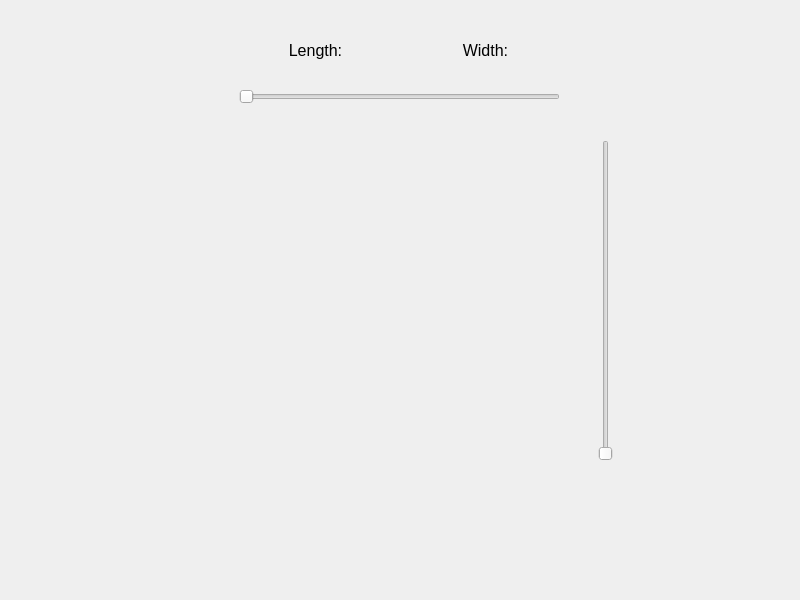
<?xml version="1.0" encoding="UTF-8"?>
<ui version="4.0">
 <class>OSVEditorWindow</class>
 <widget class="QMainWindow" name="OSVEditorWindow">
  <property name="geometry">
   <rect>
    <x>0</x>
    <y>0</y>
    <width>800</width>
    <height>600</height>
   </rect>
  </property>
  <property name="minimumSize">
   <size>
    <width>800</width>
    <height>600</height>
   </size>
  </property>
  <property name="maximumSize">
   <size>
    <width>800</width>
    <height>600</height>
   </size>
  </property>
  <property name="windowTitle">
   <string>MainWindow</string>
  </property>
  <widget class="QWidget" name="centralwidget">
   <property name="sizePolicy">
    <sizepolicy hsizetype="Fixed" vsizetype="Fixed">
     <horstretch>0</horstretch>
     <verstretch>0</verstretch>
    </sizepolicy>
   </property>
   <widget class="EditorButton" name="widget" native="true">
    <property name="geometry">
     <rect>
      <x>530</x>
      <y>185</y>
      <width>35</width>
      <height>70</height>
     </rect>
    </property>
   </widget>
   <widget class="EditorButton" name="widget_2" native="true">
    <property name="geometry">
     <rect>
      <x>530</x>
      <y>265</y>
      <width>35</width>
      <height>70</height>
     </rect>
    </property>
   </widget>
   <widget class="EditorButton" name="widget_3" native="true">
    <property name="geometry">
     <rect>
      <x>530</x>
      <y>345</y>
      <width>35</width>
      <height>70</height>
     </rect>
    </property>
   </widget>
   <widget class="EditorButton" name="widget_4" native="true">
    <property name="geometry">
     <rect>
      <x>445</x>
      <y>430</y>
      <width>70</width>
      <height>35</height>
     </rect>
    </property>
   </widget>
   <widget class="EditorButton" name="widget_5" native="true">
    <property name="geometry">
     <rect>
      <x>365</x>
      <y>430</y>
      <width>70</width>
      <height>35</height>
     </rect>
    </property>
   </widget>
   <widget class="EditorButton" name="widget_6" native="true">
    <property name="geometry">
     <rect>
      <x>285</x>
      <y>430</y>
      <width>70</width>
      <height>35</height>
     </rect>
    </property>
   </widget>
   <widget class="EditorButton" name="widget_7" native="true">
    <property name="geometry">
     <rect>
      <x>235</x>
      <y>345</y>
      <width>35</width>
      <height>70</height>
     </rect>
    </property>
   </widget>
   <widget class="EditorButton" name="widget_8" native="true">
    <property name="geometry">
     <rect>
      <x>235</x>
      <y>265</y>
      <width>35</width>
      <height>70</height>
     </rect>
    </property>
   </widget>
   <widget class="EditorButton" name="widget_9" native="true">
    <property name="geometry">
     <rect>
      <x>235</x>
      <y>185</y>
      <width>35</width>
      <height>70</height>
     </rect>
    </property>
   </widget>
   <widget class="EditorButton" name="widget_10" native="true">
    <property name="geometry">
     <rect>
      <x>285</x>
      <y>135</y>
      <width>70</width>
      <height>35</height>
     </rect>
    </property>
   </widget>
   <widget class="EditorButton" name="widget_11" native="true">
    <property name="geometry">
     <rect>
      <x>365</x>
      <y>135</y>
      <width>70</width>
      <height>35</height>
     </rect>
    </property>
   </widget>
   <widget class="EditorButton" name="widget_12" native="true">
    <property name="geometry">
     <rect>
      <x>445</x>
      <y>135</y>
      <width>70</width>
      <height>35</height>
     </rect>
    </property>
   </widget>
   <widget class="QSlider" name="osvWidthSlider">
    <property name="geometry">
     <rect>
      <x>590</x>
      <y>140</y>
      <width>31</width>
      <height>321</height>
     </rect>
    </property>
    <property name="orientation">
     <enum>Qt::Vertical</enum>
    </property>
   </widget>
   <widget class="QSlider" name="osvLengthSlider">
    <property name="geometry">
     <rect>
      <x>239</x>
      <y>81</y>
      <width>321</width>
      <height>31</height>
     </rect>
    </property>
    <property name="orientation">
     <enum>Qt::Horizontal</enum>
    </property>
    <property name="tickPosition">
     <enum>QSlider::NoTicks</enum>
    </property>
    <property name="tickInterval">
     <number>0</number>
    </property>
   </widget>
   <widget class="QLabel" name="lengthLabel">
    <property name="geometry">
     <rect>
      <x>240</x>
      <y>40</y>
      <width>151</width>
      <height>21</height>
     </rect>
    </property>
    <property name="font">
     <font>
      <pointsize>12</pointsize>
     </font>
    </property>
    <property name="text">
     <string>Length:</string>
    </property>
    <property name="alignment">
     <set>Qt::AlignCenter</set>
    </property>
   </widget>
   <widget class="QLabel" name="widthLabel">
    <property name="geometry">
     <rect>
      <x>410</x>
      <y>40</y>
      <width>151</width>
      <height>21</height>
     </rect>
    </property>
    <property name="font">
     <font>
      <pointsize>12</pointsize>
     </font>
    </property>
    <property name="text">
     <string>Width:</string>
    </property>
    <property name="alignment">
     <set>Qt::AlignCenter</set>
    </property>
   </widget>
  </widget>
 </widget>
 <customwidgets>
  <customwidget>
   <class>EditorButton</class>
   <extends>QWidget</extends>
   <header>editorbutton.h</header>
   <container>1</container>
  </customwidget>
 </customwidgets>
 <resources/>
 <connections/>
</ui>
